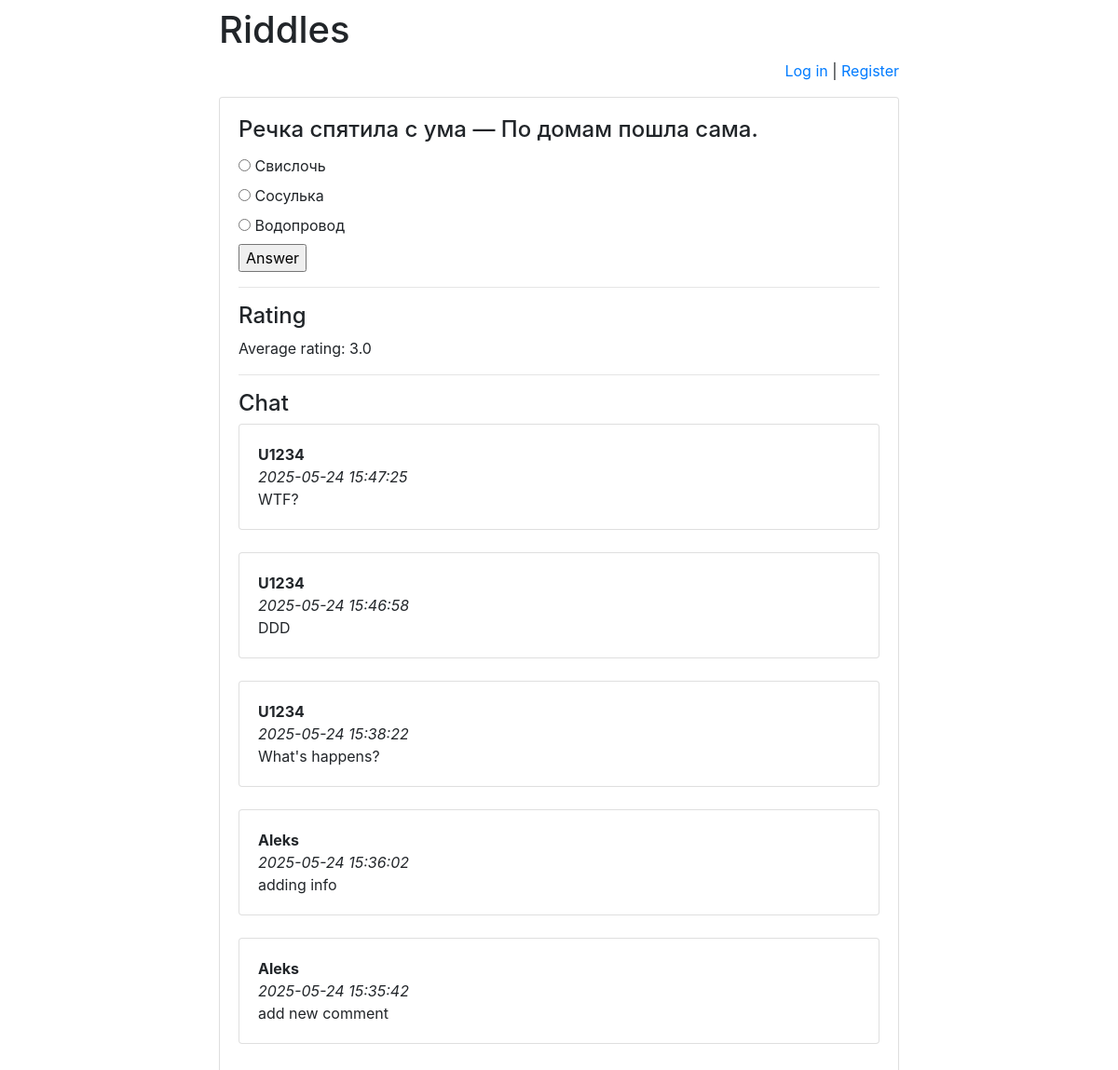
The page /riddles/1/ on the database its author committed.
### riddles/models.py (models this page shows)
class Riddle(models.Model):
    riddle_text = models.CharField(max_length=255)
    pub_date = models.DateTimeField('date published')

class Option(models.Model):
    riddle = models.ForeignKey(Riddle, on_delete=models.CASCADE)
    text = models.CharField(max_length=255)
    correct = models.BooleanField(default=False)

class Message(models.Model):
    chat = models.ForeignKey(
    Riddle,
    verbose_name='Чат под загадкой',
    on_delete=models.CASCADE)
    author = models.ForeignKey(
        User,
    verbose_name='Пользователь', on_delete=models.CASCADE)
    message = models.TextField('Сообщение')
    pub_date = models.DateTimeField(
'Дата сообщения',
    default=timezone.now)

### riddles/views.py (the view)
# urls.py: re_path('^([0-9]+)/$', views.detail, name='detail'),
def detail(request, riddle_id):
    error_message = None
    if "error_message" in request.GET:
        error_message = request.GET["error_message"]
    return render(
        request,
"answer.html",
        {
        "riddle": get_object_or_404(
        Riddle, pk=riddle_id),
        "error_message": error_message,
        "latest_messages":
        Message.objects
                   .filter(chat_id=riddle_id)
                   .order_by('-pub_date')[:5],
        "already_rated_by_user":
            Mark.objects
            .filter(author_id=request.user.id)
            .filter(riddle_id=riddle_id)
            .count(),
            "user_rating":
            Mark.objects
                    .filter(author_id=request.user.id)
                    .filter(riddle_id=riddle_id)
                    .aggregate(Avg('mark'))
                    ["mark__avg"],
            "avg_mark":
            Mark.objects
                    .filter(riddle_id=riddle_id)
                    .aggregate(Avg('mark'))
                    ["mark__avg"]
        }
    )

### templates/answer.html (shortened to what this page needs)
{% extends 'base.html' %}
{% block main %}
<h4 class="card-title">{{ riddle.riddle_text }}</h4>
<form action="answer/" method="post">
{% for option in riddle.option_set.all %}
<input type="radio" name="option"
id="option{{ forloop.counter }}"
value="{{ option.id }}"/>
<label for="option{{ forloop.counter }}">
{{ option.text }}
</label><br>
{% endfor %}
<input type="submit" value="Answer"/>
</form>
<hr>
<h4>Rating</h4>
<p>Average rating:
<span id="avg_mark_span">
            {{ avg_mark }}
</span>
</p>
<hr>
<h4>Chat</h4>
<div id="history">
    {% for message in latest_messages%}
    <div class="card">
    <div class="card-body">
    <strong>
                {{ message.author.username}}
    </strong>
    <br/>
    <em>
               {{ message.pub_date|date:'Y-m-d H:i:s' }}
    </em>
    <br/>
            {{ message.message}}
    </div>
    </div>
    <br/>
        {% endfor%}
    </div>
{% endblock %}

### templates/base.html (shortened to what this page needs)
<!doctype html>
<html lang="en">
<head>
<link rel="stylesheet"
href="https://stackpath.bootstrapcdn.com/bootstrap/4.1.3/css/bootstrap.min.css">
</head>
<body>
<div class="container">
<div class="row justify-content-center">
<div class="col-8">
<h1 class="mt-2">Riddles</h1>
            {% if user.is_authenticated%}
<p class="text-right">
                    Hello, {{ user.username}}!
<a href="/riddles/logout">Log out</a> |
<a href="/riddles/password-change">
Change password
</a>
</p>
            {% else %}
<p class="text-right">
<a href="/riddles/login">Log in</a> |
<a href="/riddles/register">Register</a>
</p>
   {% endif %}
<hrclass="mt-0 mb-4">
<div class="card">
<div class="card-body">
                    {% block main %}
                    {% endblock%}
</div>
</div>
</div>
</div>
</div>
</body>
</html>

### rows shown on the page
Riddle: riddle_text "Речка спятила с ума — По домам пошла сама."
Option: text "Свислочь"
Option: text "Сосулька"
Option: text "Водопровод"
Message: author.username "U1234", pub_date "2025-05-24 15:47:25", message "WTF?"
Message: author.username "U1234", pub_date "2025-05-24 15:46:58", message "DDD"
Message: author.username "U1234", pub_date "2025-05-24 15:38:22", message "What's happens?"
Message: author.username "Aleks", pub_date "2025-05-24 15:36:02", message "adding info"
Message: author.username "Aleks", pub_date "2025-05-24 15:35:42", message "add new comment"

### other values the page prints
{{ avg_mark }} "3.0"
